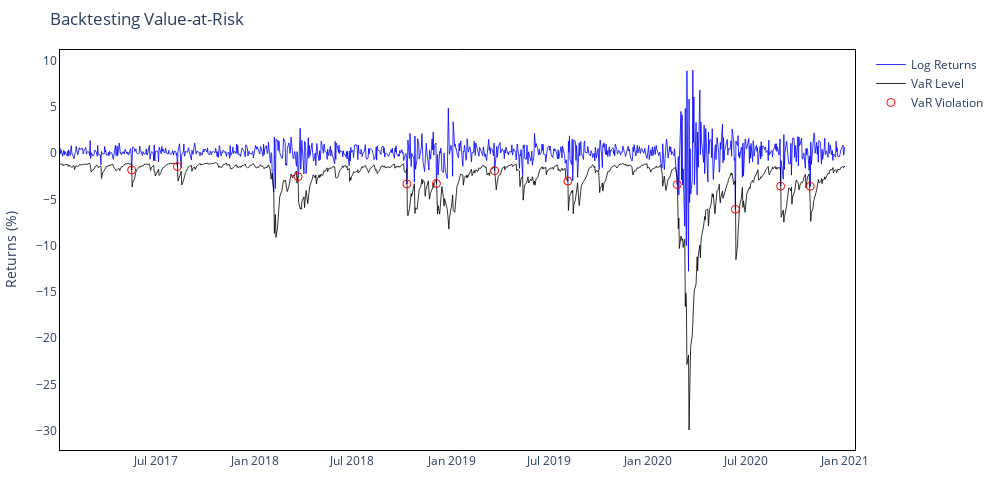
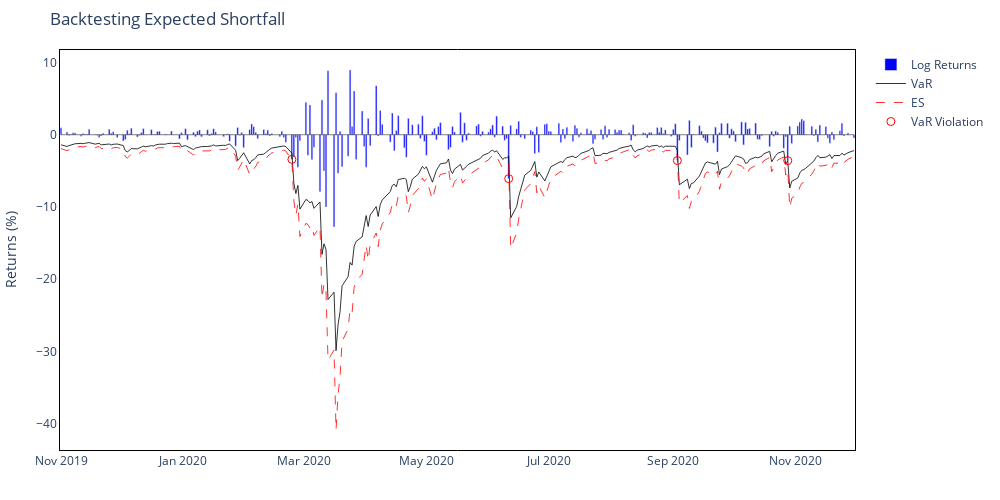
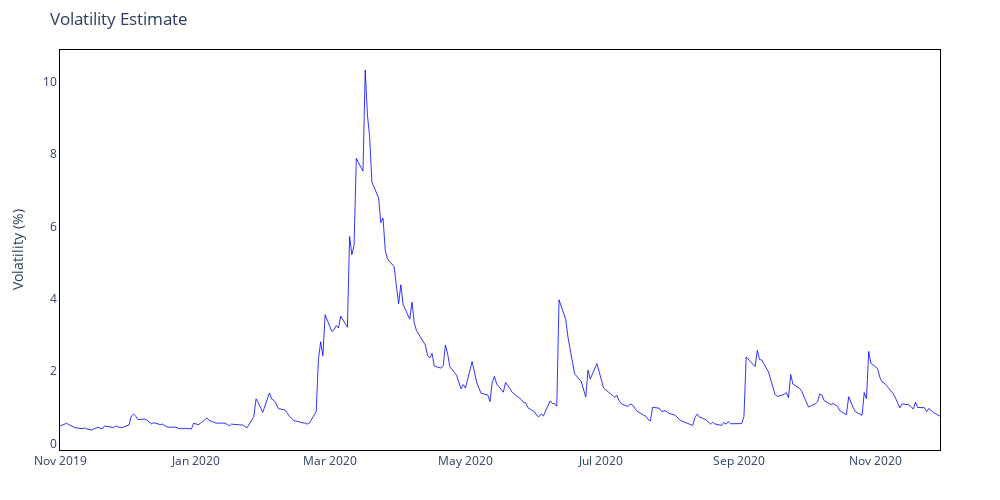

Notebook code for these charts, in order:
### Code cell
# Apply GARCH volatility model
garch_output, next_day_var = VolatilityVaR.var_garch(returns, confidence_level, vol_model="GJR")

print(f"Next-day GARCH VaR estimate (abs): {next_day_var:.2f}%")

# Backtest full period
violations, rate = Backtesting.backtest_var(garch_output, confidence_level)
print(f"Full Period — Violations: {violations}, Rate: {rate:.2f}%")

# Backtest a subset
viol_subset, rate_subset = Backtesting.subset_backtest_var(garch_output, "2019-11-01", "2020-11-30")
print(f"Subset — Violations: {viol_subset}, Rate: {rate_subset:.2f}%")

# Compute ES for the whole period
garch_output = ES.compute_expected_shortfall_volatility(garch_output, confidence_level)

# Plot interactive VaR
fig_var = InteractivePlots.interactive_plot_var(garch_output)
fig_var.show()

# Plot interactive ES for a subset
fig_es = InteractivePlots.interactive_plot_es(garch_output, subset=("2019-11-01", "2020-11-30"))
fig_es.show()

# Plot interactive volatility for a subset
fig_vol = InteractivePlots.interactive_plot_volatility(garch_output["Volatility"], subset=("2019-11-01", "2020-11-30"))
fig_vol.show()

### Figure 1 — Plotly figure (JSON) as saved in the notebook; plotly's stock layout.template omitted (floating-point values rounded to 4 significant figures; data arrays with more than 128 entries replaced by an {"elided": "..."} marker saying what was removed)
{"data": [{"hovertemplate": "Date: %{x}<br>Return: %{y:.2f}%", "line": {"color": "blue", "width": 0.8}, "mode": "lines", "name": "Log Returns", "type": "scatter", "x": {"elided": "1006 str values"}, "y": {"elided": "1006 float values"}}, {"customdata": {"elided": "1006 float values"}, "hovertemplate": "Date: %{x}<br>VaR: %{customdata:.2f}%", "line": {"color": "black", "width": 0.8}, "mode": "lines", "name": "VaR Level", "type": "scatter", "x": {"elided": "1006 str values"}, "y": {"elided": "1006 float values"}}, {"hovertemplate": "Date: %{x}<br>Return: %{y:.2f}%", "marker": {"color": "red", "size": 8, "symbol": "circle-open"}, "mode": "markers", "name": "VaR Violation", "type": "scatter", "x": ["2017-05-17T00:00:00", "2017-08-10T00:00:00", "2018-03-22T00:00:00", "2018-10-10T00:00:00", "2018-12-04T00:00:00", "2019-03-22T00:00:00", "2019-08-05T00:00:00", "2020-02-24T00:00:00", "2020-06-11T00:00:00", "2020-09-03T00:00:00", "2020-10-28T00:00:00"], "y": [-1.835, -1.458, -2.548, -3.342, -3.29, -1.916, -3.023, -3.409, -6.075, -3.576, -3.593]}], "layout": {"height": 500, "hovermode": "x unified", "margin": {"b": 50, "l": 60, "r": 60, "t": 50}, "paper_bgcolor": "white", "plot_bgcolor": "white", "title": {"text": "Backtesting Value-at-Risk"}, "width": 1000, "xaxis": {"linecolor": "black", "linewidth": 1, "mirror": true, "showline": true}, "yaxis": {"linecolor": "black", "linewidth": 1, "mirror": true, "showline": true, "title": {"text": "Returns (%)"}}}}

### Figure 2 — Plotly figure (JSON) as saved in the notebook; plotly's stock layout.template omitted (floating-point values rounded to 4 significant figures; data arrays with more than 128 entries replaced by an {"elided": "..."} marker saying what was removed)
{"data": [{"hovertemplate": "Date: %{x}<br>Return: %{y:.2f}%", "marker": {"color": "blue"}, "name": "Log Returns", "type": "bar", "x": {"elided": "272 str values"}, "y": {"elided": "272 float values"}}, {"customdata": {"elided": "272 float values"}, "hovertemplate": "Date: %{x}<br>VaR: %{customdata:.2f}%", "line": {"color": "black", "width": 0.8}, "mode": "lines", "name": "VaR", "type": "scatter", "x": {"elided": "272 str values"}, "y": {"elided": "272 float values"}}, {"customdata": {"elided": "272 float values"}, "hovertemplate": "Date: %{x}<br>ES: %{customdata:.2f}%", "line": {"color": "red", "dash": "dash", "width": 0.8}, "mode": "lines", "name": "ES", "type": "scatter", "x": {"elided": "272 str values"}, "y": {"elided": "272 float values"}}, {"hovertemplate": "Date: %{x}<br>Return: %{y:.2f}%", "marker": {"color": "red", "size": 8, "symbol": "circle-open"}, "mode": "markers", "name": "VaR Violation", "type": "scatter", "x": ["2020-02-24T00:00:00", "2020-06-11T00:00:00", "2020-09-03T00:00:00", "2020-10-28T00:00:00"], "y": [-3.409, -6.075, -3.576, -3.593]}], "layout": {"barmode": "overlay", "height": 500, "hovermode": "x unified", "margin": {"b": 50, "l": 60, "r": 60, "t": 50}, "paper_bgcolor": "white", "plot_bgcolor": "white", "shapes": [{"line": {"color": "black", "width": 0.5}, "type": "line", "x0": "2019-11-01T00:00:00", "x1": "2020-11-30T00:00:00", "xref": "x", "y0": 0, "y1": 0, "yref": "y"}], "title": {"text": "Backtesting Expected Shortfall"}, "width": 1000, "xaxis": {"linecolor": "black", "linewidth": 1, "mirror": true, "showline": true}, "yaxis": {"linecolor": "black", "linewidth": 1, "mirror": true, "showline": true, "title": {"text": "Returns (%)"}}}}

### Figure 3 — Plotly figure (JSON) as saved in the notebook; plotly's stock layout.template omitted (floating-point values rounded to 4 significant figures; data arrays with more than 128 entries replaced by an {"elided": "..."} marker saying what was removed)
{"data": [{"hovertemplate": "Date: %{x}<br>Volatility: %{y:.2f}%", "line": {"color": "blue", "width": 0.8}, "mode": "lines", "name": "Volatility", "type": "scatter", "x": {"elided": "272 str values"}, "y": {"elided": "272 float values"}}], "layout": {"height": 500, "hovermode": "x unified", "margin": {"b": 50, "l": 60, "r": 60, "t": 50}, "paper_bgcolor": "white", "plot_bgcolor": "white", "title": {"text": "Volatility Estimate"}, "width": 1000, "xaxis": {"linecolor": "black", "linewidth": 1, "mirror": true, "showline": true}, "yaxis": {"linecolor": "black", "linewidth": 1, "mirror": true, "showline": true, "title": {"text": "Volatility (%)"}}}}
